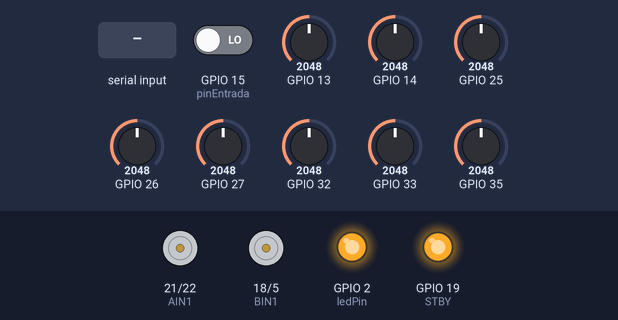
Bench run of a sketch on a simulated ESP32. On the bench: motor-driver pin pairs drawn as motors (green arrow = first pin HIGH = forward, orange = second pin HIGH = backward, longer = more drive, scaled by the enable pin, stopped while the standby pin is LOW), output pins drawn as LEDs (lit = HIGH). The test bench sets the inputs (shaded band); at power-on: GPIO 15 (pinEntrada) LOW, GPIO 13 = 2048, GPIO 14 = 2048, GPIO 25 = 2048, GPIO 26 = 2048, GPIO 27 = 2048, GPIO 32 = 2048, GPIO 33 = 2048, GPIO 35 = 2048 (analog values on the 0–4095 scale). Nothing arrives over Bluetooth unless stated; what the sketch prints to the serial monitor is not drawn.

Above: at 16.2 s.
16.3 s: GPIO 15 (pinEntrada) driven HIGH
At 17.3 s:
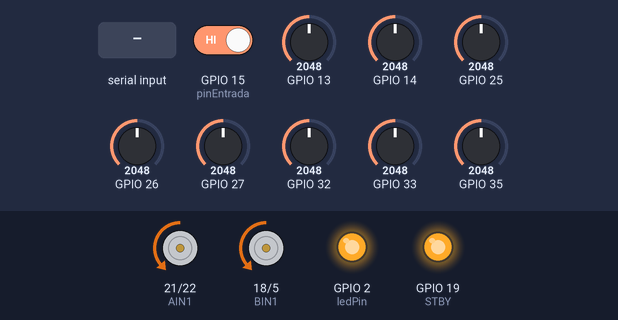
17.8 s: GPIO 13 set to 794
19.3 s: GPIO 13 set to 686
At 19.6 s:
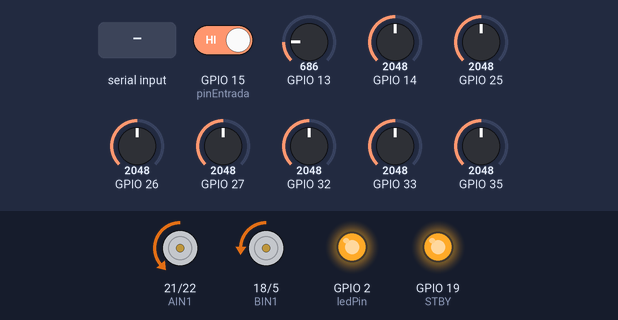
20.8 s: "V,45\n" received over the second serial link
At 21.3 s:
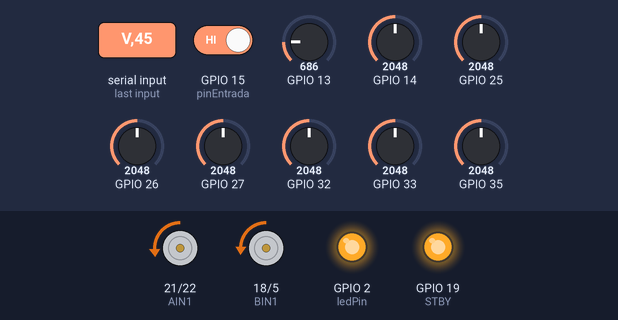
22.3 s: "t90\n" received over the second serial link
At 23.5 s:
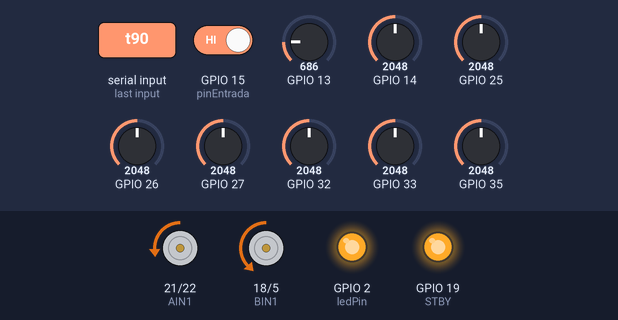
23.8 s: "V" received over the second serial link
At 25.5 s:
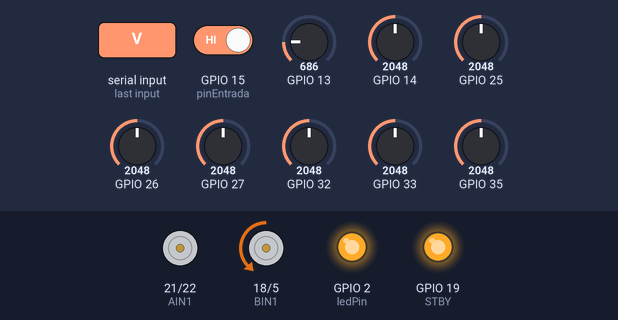
Timing chart, 0 to 27.0 s (numbered marks = the images above; inputs shaded):
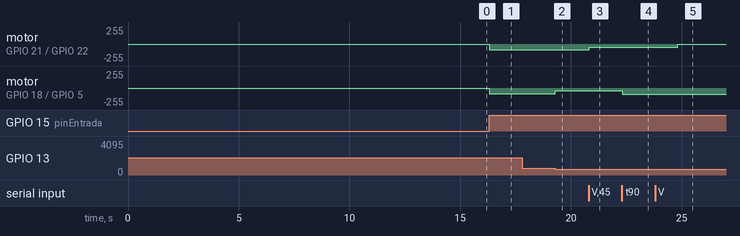

Measured:
- the behaviour switches between 760 and 759 on GPIO 13 (found by bisection; images 1 and 2)
- after the input at 16.3 s, motor on GPIO 21 (AIN1) / GPIO 22 (AIN2), motor on GPIO 18 (BIN1) / GPIO 5 (BIN2): stopped → backward 85/255 at once
- after the input at 17.8 s, every drawn part: stays the same
- after the input at 19.3 s, motor on GPIO 18 (BIN1) / GPIO 5 (BIN2): backward 85/255 → backward 40/255 at once
- after the input at 20.8 s, motor on GPIO 21 (AIN1) / GPIO 22 (AIN2): backward 85/255 → backward 45/255 at once
- after the input at 22.3 s, motor on GPIO 18 (BIN1) / GPIO 5 (BIN2): backward 40/255 → backward 90/255 at once
- after the input at 23.8 s, motor on GPIO 21 (AIN1) / GPIO 22 (AIN2): backward 45/255 → stopped after 1.0 s

The sketch:

seguidorcurva.ino
```cpp
#include <QTRSensors.h>
#include "BluetoothSerial.h"

// ---------------- PINES ----------------
#define AIN1 21
#define AIN2 22
#define PWMA 23
#define BIN1 18
#define BIN2 5
#define PWMB 4
#define STBY 19

const int pinEntrada = 15;
const int ledPin = 2;

// ---------------- VELOCIDADES ----------------
int baseSpeed = 85; //base pero la ajusto con bt a 163 (hasta ahora nuestro tope)
int turnSpeed = 40;  // velocidad del motor interior en curva
int maxSpeed = 250;

// ---------------- QTR ----------------
QTRSensors qtr;
const uint8_t SensorCount = 8;
uint16_t sensorValues[SensorCount];

BluetoothSerial SerialBT;

int offsetA = 0;
int offsetB = 0;

// ---------------- ESTADOS ----------------
enum Estado { RECTO,
              GIRANDO_IZQ,
              GIRANDO_DER,
              PERDIDO };
Estado estadoActual = RECTO;

void setup() {
  Serial.begin(115200);
  pinMode(ledPin, OUTPUT);

  pinMode(AIN1, OUTPUT);
  pinMode(AIN2, OUTPUT);
  pinMode(PWMA, OUTPUT);
  pinMode(BIN1, OUTPUT);
  pinMode(BIN2, OUTPUT);
  pinMode(PWMB, OUTPUT);
  pinMode(STBY, OUTPUT);
  digitalWrite(STBY, HIGH);
  analogReadResolution(10);
  pinMode(pinEntrada, INPUT_PULLDOWN);

  qtr.setTypeAnalog();
  qtr.setSensorPins((const uint8_t[]){ 35, 32, 33, 25, 26, 27, 14, 13 }, SensorCount);

  Serial.println(">>> CALIBRANDO... <<<");
  for (uint16_t i = 0; i < 400; i++) {
    qtr.calibrate();
    delay(10);
  }
  Serial.println(">>> LISTO <<<");
  digitalWrite(ledPin, HIGH);  // Enciende el LED

  SerialBT.begin("ESP32_Robot");
  delay(1000);
}

void loop() {
  leerBluetooth();

  uint16_t position = qtr.readLineBlack(sensorValues);
  int estado = digitalRead(pinEntrada);

  if (estado == LOW) {
    moverMotores(0, 0);
    return;
  }

  // ---- DECIDIR ACCIÓN SEGÚN POSICIÓN ----
  // 0-2999 → línea a la izquierda → girar izquierda (Motor A frena, B sigue)
  // 3000-4000 → centro → recto
  // 4001-7000 → línea a la derecha → girar derecha (Motor B frena, A sigue)

  int speedA, speedB;

  if (position < 1500) {
    // curva muy cerrada
    speedA = baseSpeed;
    speedB = 0;

  } else if (position < 2500) {
    // pre-curva, frena los dos antes de girar
    speedA = 70;
    speedB = 20;

  } else if (position < 3200) {
    // curva suave
    speedA = baseSpeed;
    speedB = turnSpeed;

  } else if (position > 5500) {
    // curva muy cerrada
    speedA = 0;
    speedB = baseSpeed;

  } else if (position > 4500) {
    // pre-curva
    speedA = 20;
    speedB = 70;

  } else if (position > 3800) {
    // curva suave
    speedA = turnSpeed;
    speedB = baseSpeed;

  } else {
    speedA = baseSpeed;
    speedB = baseSpeed;
  }
  moverMotores(speedA, speedB);

  // ---- DEBUG ----
  /*Serial.print("Pos: ");
  Serial.print(position);
  Serial.print(" | Estado: ");
  if (estadoActual == RECTO) Serial.print("RECTO     ");
  if (estadoActual == GIRANDO_IZQ) Serial.print("IZQ       ");
  if (estadoActual == GIRANDO_DER) Serial.print("DER       ");
  Serial.print(" | A: ");
  Serial.print(speedA);
  Serial.print(" | B: ");
  Serial.println(speedB);
  */
}

void leerBluetooth() {
  if (SerialBT.available()) {
    char comando = SerialBT.read();
    delay(10);
    int valor = (int)SerialBT.parseFloat();
    while (SerialBT.available() > 0) { SerialBT.read(); }

    if (comando == 'V' || comando == 'v') {
      baseSpeed = valor;
      SerialBT.print("Base: ");
      SerialBT.println(baseSpeed);
    } else if (comando == 'T' || comando == 't') {
      turnSpeed = valor;
      SerialBT.print("Turn: ");
      SerialBT.println(turnSpeed);
    } else if (comando == 'A' || comando == 'a') {
      offsetA = valor;
      SerialBT.print("OffsetA: ");
      SerialBT.println(offsetA);
    } else if (comando == 'B' || comando == 'b') {
      offsetB = valor;
      SerialBT.print("OffsetB: ");
      SerialBT.println(offsetB);
    }
  }
}

void moverMotores(int speedA, int speedB) {
  if (speedA == 0 && speedB == 0) {
    analogWrite(PWMA, 0);
    analogWrite(PWMB, 0);
    return;
  }
  speedA = constrain(speedA, 0, maxSpeed);
  speedB = constrain(speedB, 0, maxSpeed);

  digitalWrite(AIN1, LOW);
  digitalWrite(AIN2, HIGH);
  analogWrite(PWMA, speedA);

  digitalWrite(BIN1, LOW);
  digitalWrite(BIN2, HIGH);
  analogWrite(PWMB, speedB);
}
```
